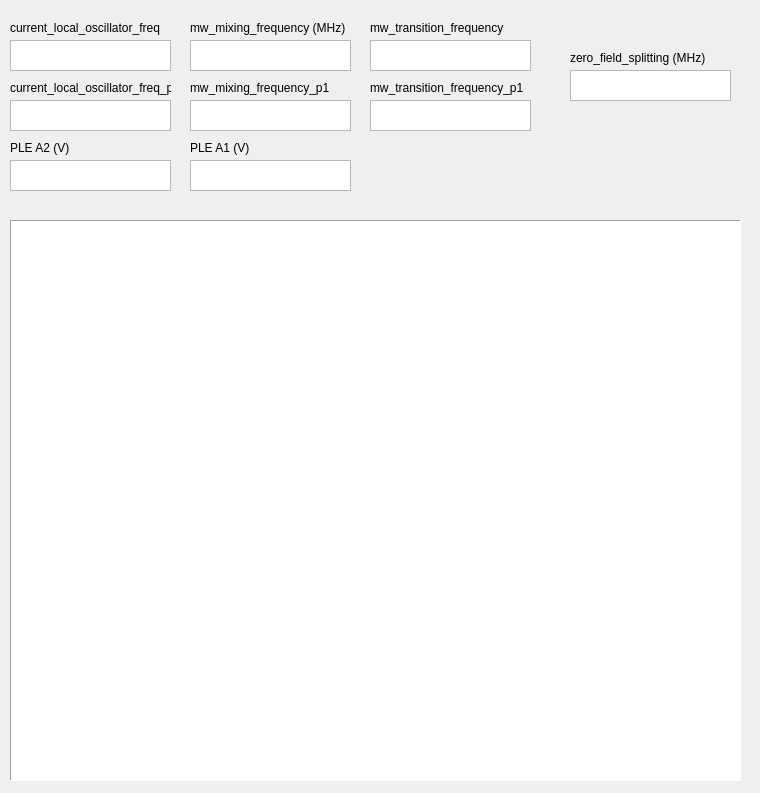
<?xml version="1.0" encoding="UTF-8"?>
<ui version="4.0">
 <class>window</class>
 <widget class="QWidget" name="window">
  <property name="geometry">
   <rect>
    <x>0</x>
    <y>0</y>
    <width>760</width>
    <height>793</height>
   </rect>
  </property>
  <property name="windowTitle">
   <string>Form</string>
  </property>
  <property name="windowOpacity">
   <double>1.000000000000000</double>
  </property>
  <property name="autoFillBackground">
   <bool>false</bool>
  </property>
  <widget class="QPushButton" name="remove_next_script_button">
   <property name="geometry">
    <rect>
     <x>680</x>
     <y>970</y>
     <width>761</width>
     <height>31</height>
    </rect>
   </property>
   <property name="text">
    <string>Remove next script</string>
   </property>
  </widget>
  <widget class="QTableWidgetEnhancedDrop" name="script_queue_table">
   <property name="enabled">
    <bool>true</bool>
   </property>
   <property name="geometry">
    <rect>
     <x>10</x>
     <y>220</y>
     <width>731</width>
     <height>561</height>
    </rect>
   </property>
   <property name="autoFillBackground">
    <bool>false</bool>
   </property>
   <property name="frameShape">
    <enum>QFrame::Panel</enum>
   </property>
   <property name="selectionMode">
    <enum>QAbstractItemView::MultiSelection</enum>
   </property>
  </widget>
  <widget class="QPushButton" name="set_stop_request_button">
   <property name="geometry">
    <rect>
     <x>680</x>
     <y>1010</y>
     <width>761</width>
     <height>41</height>
    </rect>
   </property>
   <property name="text">
    <string>Set stop_request</string>
   </property>
  </widget>
  <widget class="QTextBrowser" name="current_local_oscillator_freq_text_field">
   <property name="enabled">
    <bool>true</bool>
   </property>
   <property name="geometry">
    <rect>
     <x>10</x>
     <y>40</y>
     <width>161</width>
     <height>31</height>
    </rect>
   </property>
   <property name="readOnly">
    <bool>false</bool>
   </property>
  </widget>
  <widget class="QLabel" name="current_local_oscillator_freq_label">
   <property name="enabled">
    <bool>true</bool>
   </property>
   <property name="geometry">
    <rect>
     <x>10</x>
     <y>20</y>
     <width>151</width>
     <height>16</height>
    </rect>
   </property>
   <property name="text">
    <string>current_local_oscillator_freq</string>
   </property>
  </widget>
  <widget class="QLabel" name="current_local_oscillator_freq_label_2">
   <property name="enabled">
    <bool>true</bool>
   </property>
   <property name="geometry">
    <rect>
     <x>10</x>
     <y>80</y>
     <width>161</width>
     <height>16</height>
    </rect>
   </property>
   <property name="text">
    <string>current_local_oscillator_freq_p1</string>
   </property>
  </widget>
  <widget class="QTextBrowser" name="current_local_oscillator_freq_p1_text_field">
   <property name="enabled">
    <bool>true</bool>
   </property>
   <property name="geometry">
    <rect>
     <x>10</x>
     <y>100</y>
     <width>161</width>
     <height>31</height>
    </rect>
   </property>
   <property name="readOnly">
    <bool>false</bool>
   </property>
  </widget>
  <widget class="QLabel" name="current_local_oscillator_freq_label_3">
   <property name="enabled">
    <bool>true</bool>
   </property>
   <property name="geometry">
    <rect>
     <x>190</x>
     <y>20</y>
     <width>161</width>
     <height>16</height>
    </rect>
   </property>
   <property name="text">
    <string>mw_mixing_frequency (MHz)</string>
   </property>
  </widget>
  <widget class="QLabel" name="current_local_oscillator_freq_label_4">
   <property name="enabled">
    <bool>true</bool>
   </property>
   <property name="geometry">
    <rect>
     <x>190</x>
     <y>80</y>
     <width>161</width>
     <height>16</height>
    </rect>
   </property>
   <property name="text">
    <string>mw_mixing_frequency_p1</string>
   </property>
  </widget>
  <widget class="QLabel" name="current_local_oscillator_freq_label_5">
   <property name="enabled">
    <bool>true</bool>
   </property>
   <property name="geometry">
    <rect>
     <x>370</x>
     <y>20</y>
     <width>161</width>
     <height>16</height>
    </rect>
   </property>
   <property name="text">
    <string>mw_transition_frequency</string>
   </property>
  </widget>
  <widget class="QLabel" name="current_local_oscillator_freq_label_6">
   <property name="enabled">
    <bool>true</bool>
   </property>
   <property name="geometry">
    <rect>
     <x>370</x>
     <y>80</y>
     <width>161</width>
     <height>16</height>
    </rect>
   </property>
   <property name="text">
    <string>mw_transition_frequency_p1</string>
   </property>
  </widget>
  <widget class="QTextBrowser" name="mw_mixing_frequency_text_field">
   <property name="enabled">
    <bool>true</bool>
   </property>
   <property name="geometry">
    <rect>
     <x>190</x>
     <y>40</y>
     <width>161</width>
     <height>31</height>
    </rect>
   </property>
   <property name="readOnly">
    <bool>false</bool>
   </property>
  </widget>
  <widget class="QTextBrowser" name="mw_mixing_frequency_p1_text_field">
   <property name="enabled">
    <bool>true</bool>
   </property>
   <property name="geometry">
    <rect>
     <x>190</x>
     <y>100</y>
     <width>161</width>
     <height>31</height>
    </rect>
   </property>
   <property name="readOnly">
    <bool>false</bool>
   </property>
  </widget>
  <widget class="QTextBrowser" name="mw_transition_frequency_text_field">
   <property name="enabled">
    <bool>true</bool>
   </property>
   <property name="geometry">
    <rect>
     <x>370</x>
     <y>40</y>
     <width>161</width>
     <height>31</height>
    </rect>
   </property>
   <property name="readOnly">
    <bool>false</bool>
   </property>
  </widget>
  <widget class="QTextBrowser" name="mw_transition_frequency_p1_text_field">
   <property name="enabled">
    <bool>true</bool>
   </property>
   <property name="geometry">
    <rect>
     <x>370</x>
     <y>100</y>
     <width>161</width>
     <height>31</height>
    </rect>
   </property>
   <property name="readOnly">
    <bool>false</bool>
   </property>
  </widget>
  <widget class="QLabel" name="current_local_oscillator_freq_label_7">
   <property name="enabled">
    <bool>true</bool>
   </property>
   <property name="geometry">
    <rect>
     <x>570</x>
     <y>50</y>
     <width>161</width>
     <height>16</height>
    </rect>
   </property>
   <property name="text">
    <string>zero_field_splitting (MHz)</string>
   </property>
  </widget>
  <widget class="QTextBrowser" name="zero_field_splitting_text_field">
   <property name="enabled">
    <bool>true</bool>
   </property>
   <property name="geometry">
    <rect>
     <x>570</x>
     <y>70</y>
     <width>161</width>
     <height>31</height>
    </rect>
   </property>
   <property name="readOnly">
    <bool>false</bool>
   </property>
  </widget>
  <widget class="QTextBrowser" name="ple_A2_text_field">
   <property name="enabled">
    <bool>true</bool>
   </property>
   <property name="geometry">
    <rect>
     <x>10</x>
     <y>160</y>
     <width>161</width>
     <height>31</height>
    </rect>
   </property>
   <property name="readOnly">
    <bool>false</bool>
   </property>
  </widget>
  <widget class="QTextBrowser" name="ple_A1_text_field">
   <property name="enabled">
    <bool>true</bool>
   </property>
   <property name="geometry">
    <rect>
     <x>190</x>
     <y>160</y>
     <width>161</width>
     <height>31</height>
    </rect>
   </property>
   <property name="readOnly">
    <bool>false</bool>
   </property>
  </widget>
  <widget class="QLabel" name="ple_A2_label">
   <property name="enabled">
    <bool>true</bool>
   </property>
   <property name="geometry">
    <rect>
     <x>10</x>
     <y>140</y>
     <width>161</width>
     <height>16</height>
    </rect>
   </property>
   <property name="text">
    <string>PLE A2 (V)</string>
   </property>
  </widget>
  <widget class="QLabel" name="ple_A1_label">
   <property name="enabled">
    <bool>true</bool>
   </property>
   <property name="geometry">
    <rect>
     <x>190</x>
     <y>140</y>
     <width>161</width>
     <height>16</height>
    </rect>
   </property>
   <property name="text">
    <string>PLE A1 (V)</string>
   </property>
  </widget>
 </widget>
 <customwidgets>
  <customwidget>
   <class>QTableWidgetEnhancedDrop</class>
   <extends>QTableWidget</extends>
   <header>logic/qudip_enhanced/qtgui/custom_widgets.h</header>
  </customwidget>
 </customwidgets>
 <resources/>
 <connections/>
</ui>
